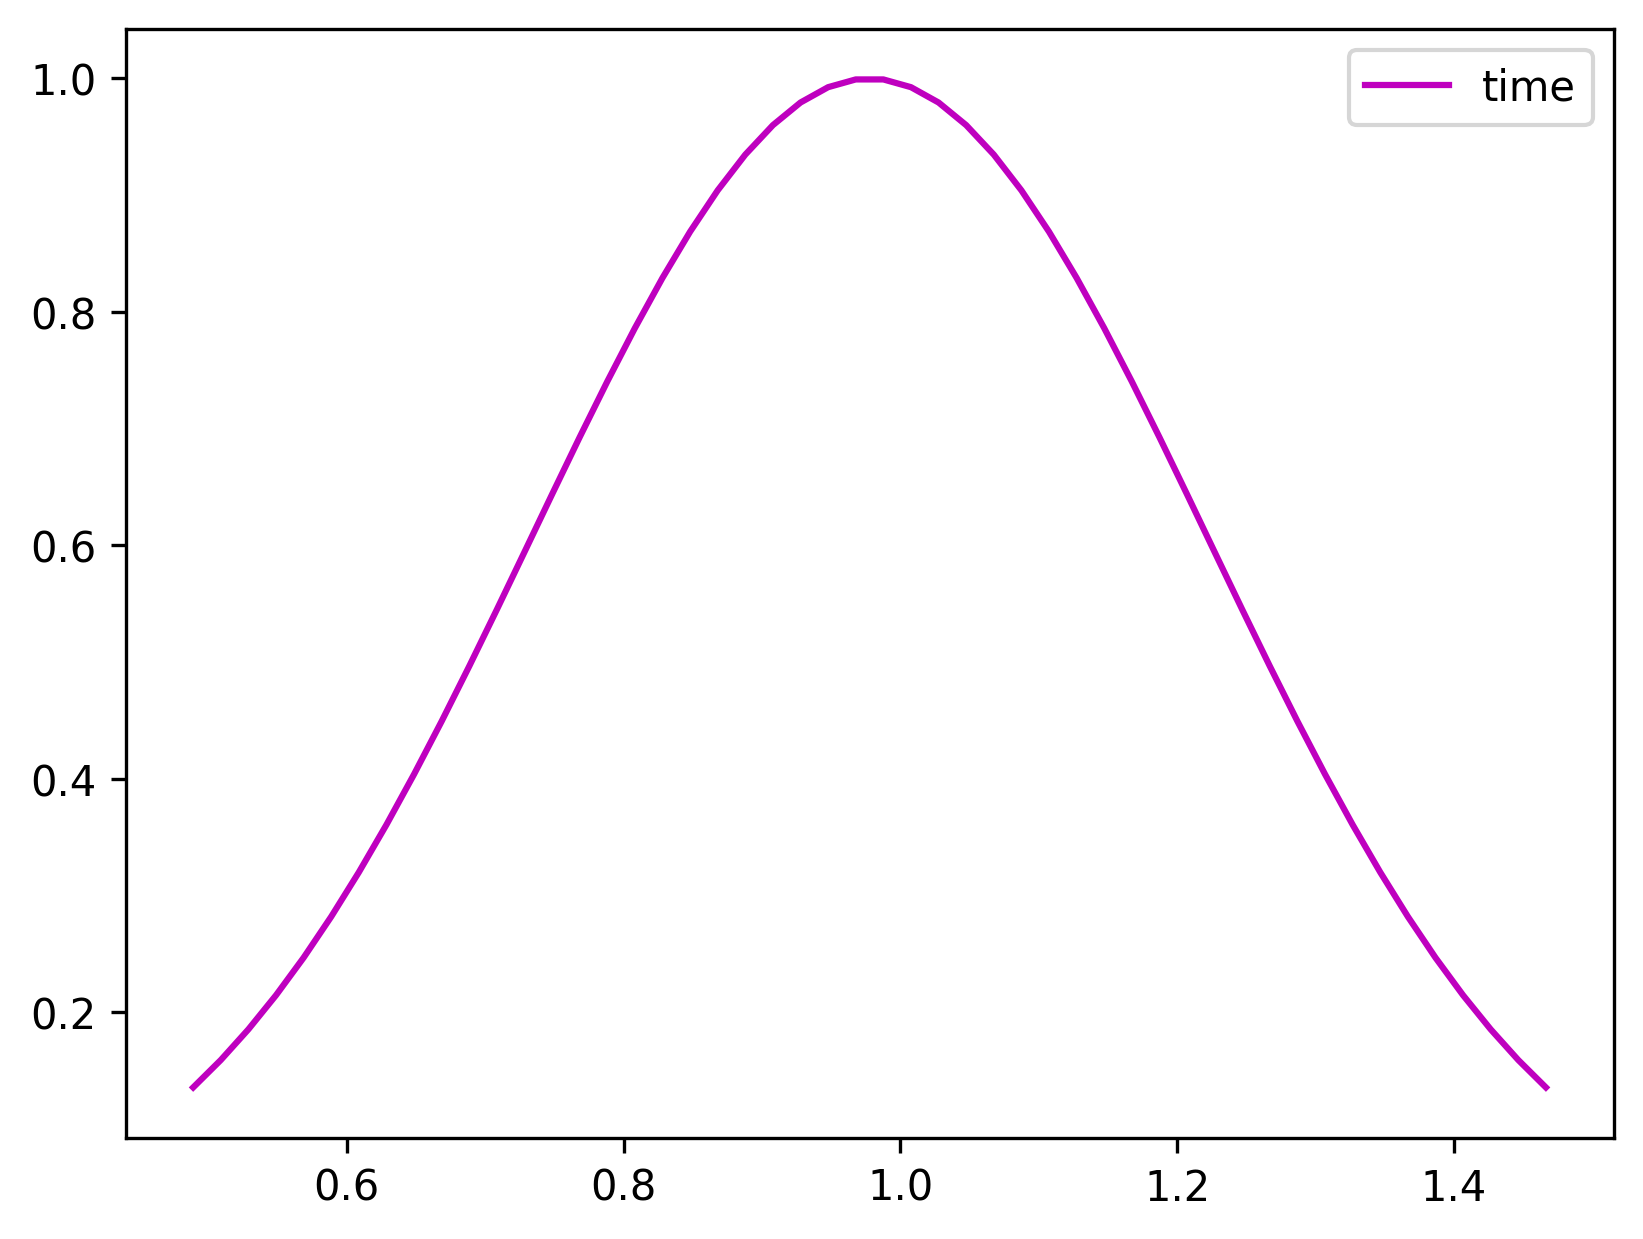

The script that saved this image:
#!/usr/bin/env python
import pandas as pd
import matplotlib.pyplot as plt
import numpy as np
import scipy.stats as stats
import statistics

def gaussian(x, mu, sig):
    return np.exp(-np.power(x - mu, 2.) / (2 * np.power(sig, 2.)))


data = [0.827271,0.893611,0.832934,0.882887,0.808945,0.783786,0.874918,0.898286,1.585325,1.201268,1.165804]
mean = statistics.mean(data)
sdv = statistics.stdev(data)
print("Media " + str(mean) + "Desviacion estandar " + str(sdv) +"\n")
x = np.linspace(mean - 2*sdv, mean + 2*sdv)
print("Graficando\n")
plt.plot(x, gaussian(x, mean, sdv),color = 'm', label="time")
plt.legend()
plt.savefig('time.png', dpi=300, bbox_inches='tight')
plt.show()

